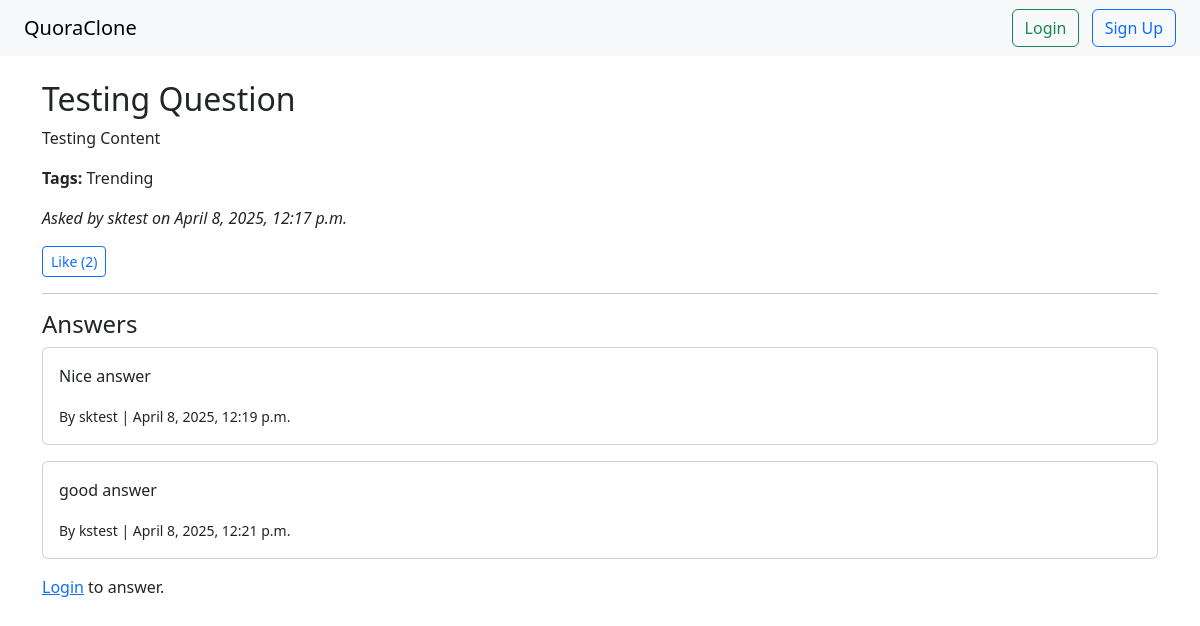
Screenshot of /question/1/ with the database file from the repository.
### core/models.py (models this page shows, shortened)
class Question(models.Model):
    title = models.CharField(max_length=255)
    content = models.TextField()
    tags = models.CharField(max_length=255)
    author = models.ForeignKey(User, on_delete=models.CASCADE)
    likes = models.ManyToManyField(User, related_name='liked_questions', blank=True)
    created_at = models.DateTimeField(auto_now_add=True)
    def total_likes(self):
        return self.likes.count()

class Answer(models.Model):
    question = models.ForeignKey(Question, related_name='answers', on_delete=models.CASCADE)
    content = models.TextField()
    author = models.ForeignKey(User, on_delete=models.CASCADE)
    created_at = models.DateTimeField(auto_now_add=True)
    votes = models.IntegerField(default=0)

### core/views.py (the view)
# urls.py: path('question/<int:pk>/', views.question_detail, name='question_detail'),
def question_detail(request, pk):
    question = get_object_or_404(Question, pk=pk)
    if request.method == 'POST':
        form = AnswerForm(request.POST)
        if form.is_valid():
            answer = form.save(commit=False)
            answer.author = request.user
            answer.question = question
            answer.save()
            return redirect('question_detail', pk=question.pk)
    else:
        form = AnswerForm()
    return render(request, 'question_detail.html', {'question': question, 'form': form})

### templates/question_detail.html (shortened to what this page needs)
{% extends 'base.html' %}
{% block content %}
<h2>{{ question.title }}</h2>
<p>{{ question.content }}</p>
<p><strong>Tags:</strong> {{ question.tags }}</p>
<p><em>Asked by {{ question.author.username }} on {{ question.created_at }}</em></p>
<form action="{% url 'like_question' question.pk %}" method="POST" class="my-2">
    {% if user in question.likes.all %}
        <button class="btn btn-sm btn-danger" type="submit">Unlike ({{ question.total_likes }})</button>
    {% else %}
        <button class="btn btn-sm btn-outline-primary" type="submit">Like ({{ question.total_likes }})</button>
    {% endif %}
</form>
<hr>
<h4>Answers</h4>
{% for answer in question.answers.all %}
    <div class="card mb-3">
        <div class="card-body">
            <p>{{ answer.content }}</p>
            <small>By {{ answer.author.username }} | {{ answer.created_at }}</small>
        </div>
    </div>
{% empty %}
    <p>No answers yet.</p>
{% endfor %}
{% if user.is_authenticated %}
    <hr>
    <h5>Write an Answer</h5>
    <form method="POST">
        {% csrf_token %}
        {{ form.as_p }}
        <button class="btn btn-success">Post Answer</button>
    </form>
{% else %}
    <p><a href="{% url 'login' %}">Login</a> to answer.</p>
{% endif %}
{% endblock %}

### templates/base.html (shortened to what this page needs)
<!DOCTYPE html>
<html lang="en">
<head>
    <link rel="stylesheet" href="https://cdn.jsdelivr.net/npm/bootstrap@5.3.0/dist/css/bootstrap.min.css">
</head>
<body>
    <nav class="navbar navbar-expand-lg navbar-light bg-light px-4">
        <a class="navbar-brand" href="{% url 'home' %}">QuoraClone</a>
        <div class="ms-auto">
            {% if user.is_authenticated %}
                <span class="me-2">Hello, {{ user.username }}</span>
                <a class="btn btn-outline-primary me-2" href="{% url 'ask_question' %}">Ask</a>
                <a class="btn btn-outline-danger" href="{% url 'logout' %}">Logout</a>
            {% else %}
                <a class="btn btn-outline-success me-2" href="{% url 'login' %}">Login</a>
                <a class="btn btn-outline-primary" href="{% url 'signup' %}">Sign Up</a>
            {% endif %}
        </div>
    </nav>
    <div class="container mt-4">
        {% block content %}{% endblock %}
    </div>
</body>
</html>

### rows the page displays
Question: title "Testing Question", content "Testing Content", tags "Trending", author.username "sktest", created_at "April 8, 2025, 12:17 p.m.", total_likes "2"
Answer: content "Nice answer", author.username "sktest", created_at "April 8, 2025, 12:19 p.m."
Answer: content "good answer", author.username "kstest", created_at "April 8, 2025, 12:21 p.m."
